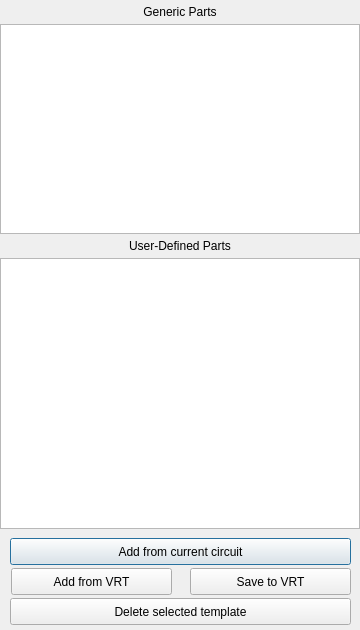
<?xml version="1.0" encoding="UTF-8"?>
<ui version="4.0">
 <class>TemplatesDialog</class>
 <widget class="QDialog" name="TemplatesDialog">
  <property name="enabled">
   <bool>true</bool>
  </property>
  <property name="geometry">
   <rect>
    <x>0</x>
    <y>0</y>
    <width>360</width>
    <height>630</height>
   </rect>
  </property>
  <property name="minimumSize">
   <size>
    <width>360</width>
    <height>630</height>
   </size>
  </property>
  <property name="maximumSize">
   <size>
    <width>580</width>
    <height>630</height>
   </size>
  </property>
  <property name="windowTitle">
   <string>Parts / Templates</string>
  </property>
  <widget class="QTableWidget" name="tableWidget">
   <property name="geometry">
    <rect>
     <x>0</x>
     <y>24</y>
     <width>360</width>
     <height>210</height>
    </rect>
   </property>
   <property name="focusPolicy">
    <enum>Qt::NoFocus</enum>
   </property>
   <property name="toolTip">
    <string>Double click on a part to add it to the circuit</string>
   </property>
   <property name="tabKeyNavigation">
    <bool>false</bool>
   </property>
  </widget>
  <widget class="QPushButton" name="pushButton">
   <property name="geometry">
    <rect>
     <x>10</x>
     <y>538</y>
     <width>341</width>
     <height>27</height>
    </rect>
   </property>
   <property name="focusPolicy">
    <enum>Qt::TabFocus</enum>
   </property>
   <property name="toolTip">
    <string>Update the templates with the selected parts from the current circuit.</string>
   </property>
   <property name="text">
    <string>Add from current circuit</string>
   </property>
  </widget>
  <widget class="QPushButton" name="pushButton_2">
   <property name="geometry">
    <rect>
     <x>10</x>
     <y>598</y>
     <width>341</width>
     <height>27</height>
    </rect>
   </property>
   <property name="focusPolicy">
    <enum>Qt::TabFocus</enum>
   </property>
   <property name="toolTip">
    <string>Deletes the selected template.  There is no undo option.</string>
   </property>
   <property name="text">
    <string>Delete selected template</string>
   </property>
  </widget>
  <widget class="QTableWidget" name="tableWidget_2">
   <property name="geometry">
    <rect>
     <x>0</x>
     <y>258</y>
     <width>360</width>
     <height>271</height>
    </rect>
   </property>
   <property name="focusPolicy">
    <enum>Qt::NoFocus</enum>
   </property>
   <property name="toolTip">
    <string>Double click on a part to add it to the circuit</string>
   </property>
   <property name="tabKeyNavigation">
    <bool>false</bool>
   </property>
  </widget>
  <widget class="QLabel" name="label">
   <property name="geometry">
    <rect>
     <x>0</x>
     <y>0</y>
     <width>360</width>
     <height>24</height>
    </rect>
   </property>
   <property name="text">
    <string>Generic Parts</string>
   </property>
   <property name="alignment">
    <set>Qt::AlignCenter</set>
   </property>
  </widget>
  <widget class="QLabel" name="label_2">
   <property name="geometry">
    <rect>
     <x>0</x>
     <y>234</y>
     <width>360</width>
     <height>24</height>
    </rect>
   </property>
   <property name="text">
    <string>User-Defined Parts</string>
   </property>
   <property name="alignment">
    <set>Qt::AlignCenter</set>
   </property>
  </widget>
  <widget class="QPushButton" name="pushButton_3">
   <property name="geometry">
    <rect>
     <x>11</x>
     <y>568</y>
     <width>161</width>
     <height>27</height>
    </rect>
   </property>
   <property name="focusPolicy">
    <enum>Qt::TabFocus</enum>
   </property>
   <property name="toolTip">
    <string>Update the templates with parts from a VRT file</string>
   </property>
   <property name="text">
    <string>Add from VRT</string>
   </property>
  </widget>
  <widget class="QPushButton" name="pushButton_4">
   <property name="geometry">
    <rect>
     <x>190</x>
     <y>568</y>
     <width>161</width>
     <height>27</height>
    </rect>
   </property>
   <property name="focusPolicy">
    <enum>Qt::TabFocus</enum>
   </property>
   <property name="toolTip">
    <string>Save all templates to a VRT file</string>
   </property>
   <property name="text">
    <string>Save to VRT</string>
   </property>
  </widget>
 </widget>
 <tabstops>
  <tabstop>tableWidget_2</tabstop>
  <tabstop>pushButton</tabstop>
  <tabstop>pushButton_3</tabstop>
  <tabstop>pushButton_4</tabstop>
  <tabstop>pushButton_2</tabstop>
  <tabstop>tableWidget</tabstop>
 </tabstops>
 <resources/>
 <connections/>
</ui>
